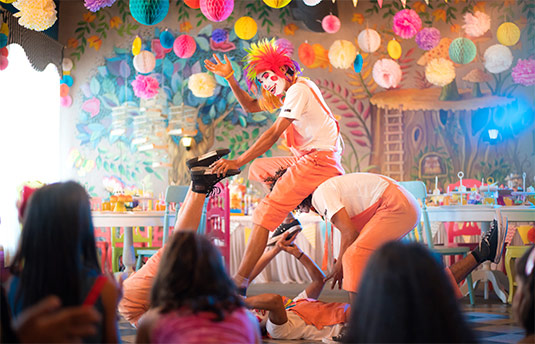
#> input picture CV/Week 2 (OpenCV basis)/Media/M1/party.jpg, 535 x 344 px, found by its file name
$ jupyter execute --allow-errors '2.01 Opencv Fundamentals.ipynb'   (shell and % lines are left out)
#> lines starting #> are read from the running program, lines starting #| are printed output that depends on the picture
# <center><font style="color:rgb(100,109,254)"> Opencv Fundamentals</font></center>

##  <font style="color:rgb(134,19,348)">Loading & displaying Image from disk</font>
To read an Image in Opencv you use the [```cv2.imread()```](https://docs.opencv.org/4.2.0/d4/da8/group__imgcodecs.html#ga288b8b3da0892bd651fce07b3bbd3a56) function, the image will be read as a numpy array
Usage:

> image = cv2.imread(filename, [flag])

<i><small>The Square brackets i.e. [ ] are used to denote optional parameters</small> </i>

**Params:**
 - `filename:` Name of the image or path to the image.
 - `flag:` There are numerous flags but three most important ones are these: 0,1,-1

If you pass in `1` the image is read in Color, if `0` is passed the image is read in Grayscale (Black & white) and if `-1` is used to read transparent images which we will learn in the next chapter, If no parameter is passed the image will be read in Color. <br>

*Lets read an image and print it. *

[cell 1]
#this is how you import the Opencv Library
import cv2
#we are also gonna load the numpy library for later usage
import numpy as np
#we read our Image
img = cv2.imread('media/M1/two.png',0)
print(img)  # Can you guess which number we just printed
#| None

Great, we have loaded the image in GrayScale , you can also call it a single channel image in which `0` represents black and `255` white color and all the numbers between `0` and `255` are different shades of gray. Since the above image has black background and `2` drawn with a white pen, you will only see only `0` and `255`

##  <font style="color:rgb(134,19,348)"> Shape of our Image</font>

You can see the shape of the Image by doing `img.shape`,  you can also count the columns and rows above

#> (a cell that did not finish here is left out)

##  <font style="color:rgb(134,19,348)">Displaying Image with Matplotlib</font>

Printing Images is not fun, Lets see how we can display this image in the notebook with matplotlib which is a popular library for visualizing graphs

[cell 3]
# From matplotlib import pyplot the plotting module
import matplotlib.pyplot as plt
# This is the magic command which is tells the notebook we are gonna be displaying graphs with matplotlib
# You can finally show the image with plt.imshow()
#> (the rest of this cell did not finish here and is left out)

### Instead of Inline Static graphs, you can make interactive graphs by using notebook magic command**

#> (a cell that did not finish here is left out)

What just happened ? , our Image is shown in color but we know we loaded in grayscale, so the issue here is that matplotlib displays single channel images with the default color_map called Viridis, you can see it how viridis displays `0-255`

Now the color map for Grayscale image looks like this:

**Now we will explicitly tell matplotlib to set the color map to grayscale by setting `cmap='gray'`**

#> (a cell that did not finish here is left out)

##  <font style="color:rgb(134,19,348)"> Display Color Image in Matplotlib
</font>

[cell 6]
#lets read a color image first.
img = cv2.imread('media/M1/party.jpg',1)   # remember to set the flag to 1 for color images (default is also 1)
#> img is the input picture: shape (344, 535, 3); mean B, G, R 117, 123.4, 150.8

[cell 7]
## lets see the Shape of our Image
img.shape
#> Out = (344, 535, 3)

See we have 344 columns , 535 rows and 3 channels , since we are using a color image we wil get 3 primary color channels Red, Green, Blue RGB, but instead of giving us RGB Opencv gives us channels in reverse i.e. BGR Blue, Green , Red.

With the Combination of these 3 Channels Any Color Can Be Created

*We will Discuss more about Image Channels in the next Tutorial*

###  <font style="color:rgb(134,19,348)"> Now We wil Display this Clown Image with Matplotlib
</font>

<br>

[cell 8]
plt.imshow(img)

What Just Happened here, why did our Colored image got corrupted and got this blueish makeup, the reason is simple, like I previously mentioned OpenCV displays image in BGR and matplotlib displays it in RGB. So we have to reverse our channels or transform bgr to rgb and OpenCV has just the function to that

> **image = cv2.cvtColor(src, COLOR_CONVERSION_FLAG)**

**Param:**

- `src:` Your Input Image
- `COLOR_CONVERSION_FLAG:` The color space you will convert to, for our purpose we will use `cv2.COLOR_BGR2RGB`

[cell 9]
RGB_image = cv2.cvtColor(img, cv2.COLOR_BGR2RGB)
plt.imshow(RGB_image)

**Note:** There are many color spaces that you can convert to for e.g lets turn our bgr image to grayscale by using the flag `cv2.COLOR_BGR2RGB`

[cell 10]
GRAY_image = cv2.cvtColor(img, cv2.COLOR_BGR2GRAY)
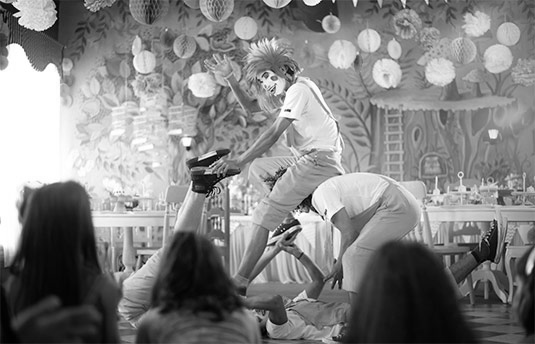
#> GRAY_image: shape (344, 535); min 0, max 255, mean 130.9
plt.imshow(GRAY_image,cmap='gray')

We can also just reverse our image channels manually by putting `::-1` in the Channels instead of using the opencv function everytime we want to display our Image.

[cell 11]
# Remember the 3rd dimension are the channels, so we will just reverse that
plt.imshow(img[:,:,::-1]) # we can also do plt.imshow(img[...,::-1])

Notice the scale dimensions appear on each image , we can get rid of it like this:

[cell 12]
plt.xticks([]), plt.yticks([])  # to hide tick values on X and Y axis
plt.imshow(img[...,::-1]);

##  <font style="color:rgb(134,19,348)"> Matplotlib Subplots
</font>

Just like matplotlib normal plots we can display multiple subplots in a single cell
You have to specify the number of rows, columns and the index of the subplot, for example we are going to display two image so we can either display 1 image per row , having 2 rows and 1 column or we can display 2 images per row having 1 row , 2 columns.

> **plt.subplot(n_rows,n_columns,index)**

**Params:**
- `n_rows:` Number of rows
- `n_columns:`Number of Columns
- `index:` The index of plot

> **plt.title(Title)**

- `Title:` The Title text of the subplot

[cell 13]
# First we set the figure size we want to use
plt.figure(figsize=[10,10])

# If you're having less than 10 subplots you can skip the `,`
# 1 row,2 columns,index=1
plt.subplot(121)
plt.imshow(img[...,::-1])
plt.title("Color")

# 1 row,2 columns,index=2
plt.subplot(122);
plt.imshow(GRAY_image,cmap='gray')
plt.title("Gray_Scale")
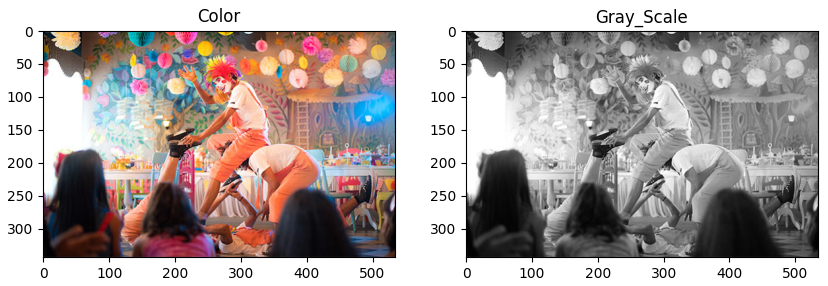
#> figure drawn by matplotlib, 2 panels

**Now Show images in 2 rows**

[cell 14]
# First we set the figure size we want to use
plt.figure(figsize=[7,7])

# If you're having less than 10 subplots you can skip the `,`
# 1 row,2 columns,index=1
plt.subplot(211)
plt.imshow(img[...,::-1])
plt.title("Color")

# 1 row,2 columns,index=2
plt.subplot(212);
plt.imshow(GRAY_image,cmap='gray')
plt.title("Gray_Scale")
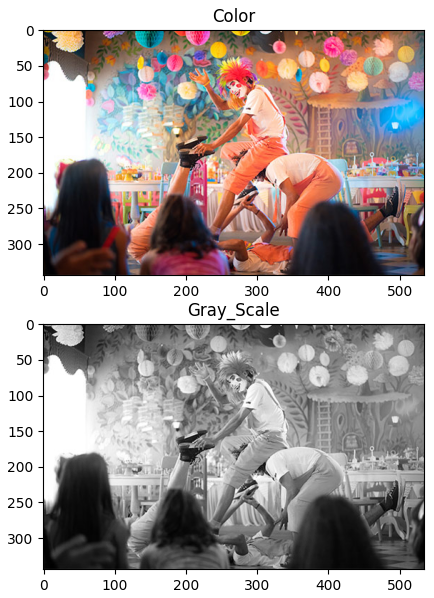
#> figure drawn by matplotlib, 2 panels

$ run again, with CV/Week 2 (OpenCV basis)/Media/M1/mysavedpicc.jpg copied over CV/Week 2 (OpenCV basis)/Media/M1/party.jpg
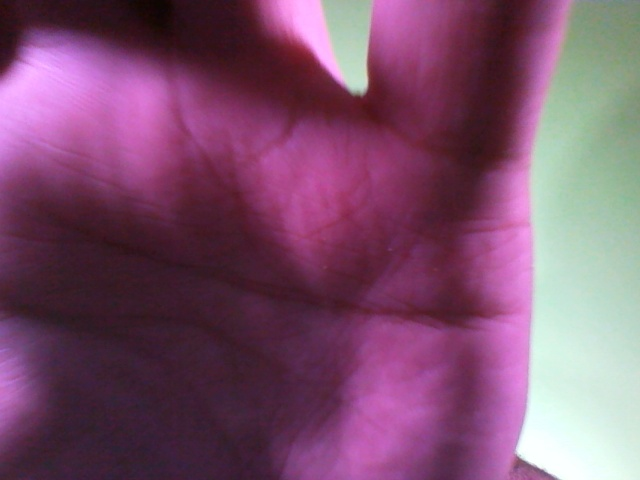
#> input picture CV/Week 2 (OpenCV basis)/Media/M1/mysavedpicc.jpg, 640 x 480 px, found by its file name
#| None
#> img is the input picture: shape (480, 640, 3); mean B, G, R 109, 80.6, 124.8
#> `GRAY_image = cv2.cvtColor(img, cv2.COLOR_BGR2GRAY)`:
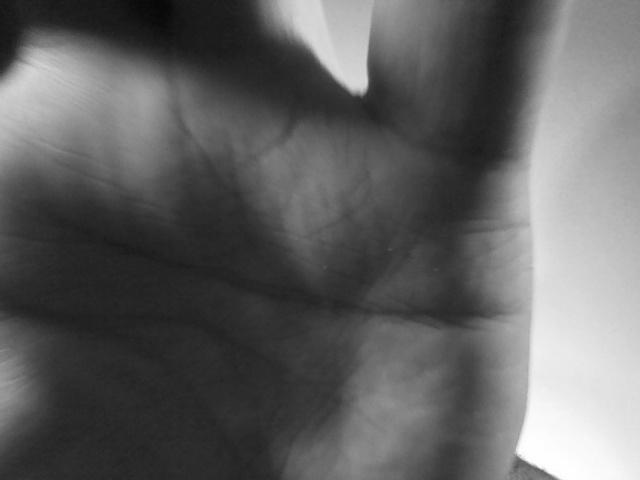
#> GRAY_image: shape (480, 640); min 8, max 255, mean 97.1
#> `[cell 14] # First we set the figure size we want to use plt.figure(fig..`:
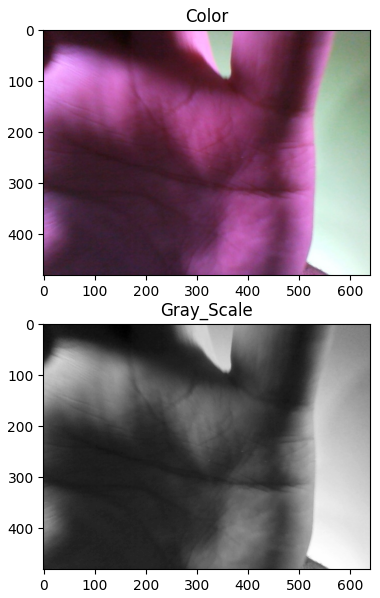
#> figure drawn by matplotlib, 2 panels

$ run again, with CV/Week 2 (OpenCV basis)/Media/M1/ballplay.jpeg copied over CV/Week 2 (OpenCV basis)/Media/M1/party.jpg
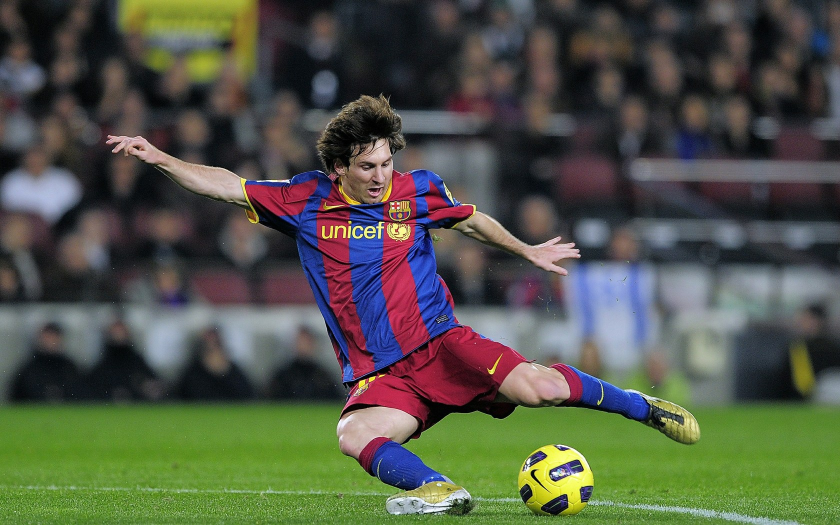
#> input picture CV/Week 2 (OpenCV basis)/Media/M1/ballplay.jpeg, 1680 x 1050 px, found by its file name (shown at 1/2 size)
#| None
#> img is the input picture: shape (1050, 1680, 3); mean B, G, R 72, 86.1, 82
#> `GRAY_image = cv2.cvtColor(img, cv2.COLOR_BGR2GRAY)`:
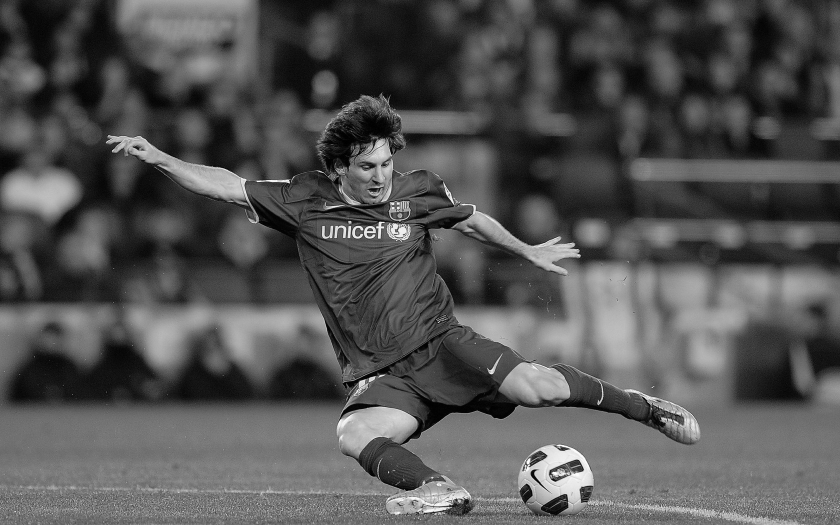
#> GRAY_image: shape (1050, 1680) (shown at 1/2 size); min 0, max 255, mean 83.2
#> `[cell 14] # First we set the figure size we want to use plt.figure(fig..`:
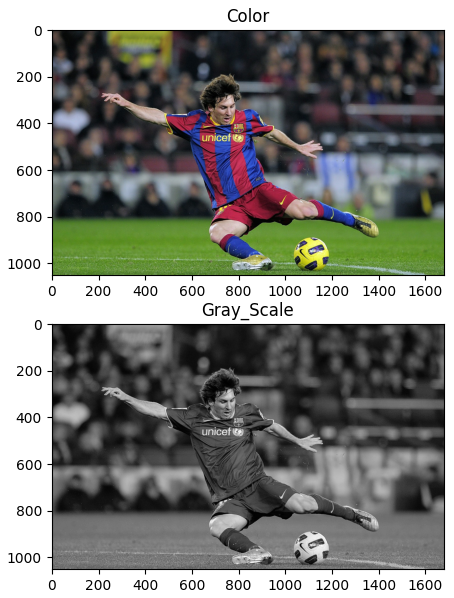
#> figure drawn by matplotlib, 2 panels
